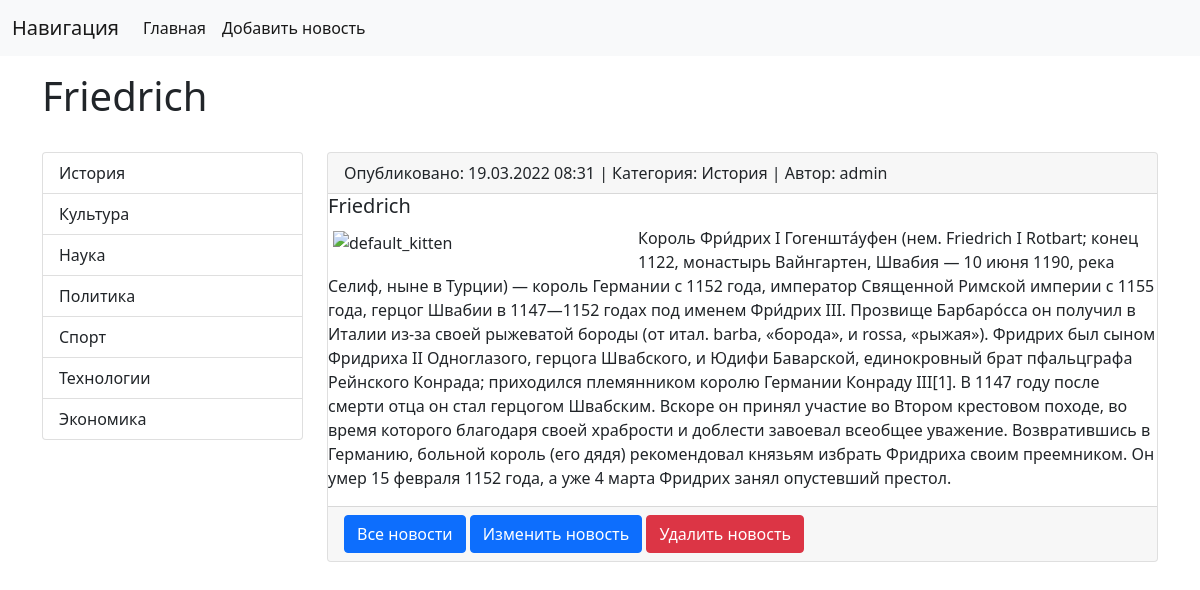
/news/24/, run on the app's committed database.
### news/models.py (models this page shows, shortened)
class News(models.Model):
    title = models.CharField(max_length=128, verbose_name='Наименование')
    content = models.TextField(blank=True, verbose_name='Контент')
    created_at = models.DateTimeField(auto_now_add=True, verbose_name='Дата публикации')
    updated_at = models.DateTimeField(auto_now=True, verbose_name='Обновлено')
    photo = models.ImageField(upload_to='photos/%Y/%m/%d', verbose_name='фото', blank=True)
    category = models.ForeignKey('Category', on_delete=models.PROTECT, null=True, verbose_name='Категория')
    is_published = models.BooleanField(default=True, verbose_name='Опубликовано')
    user = models.ForeignKey(User, verbose_name='Пользователь', on_delete=models.CASCADE)
    class Meta:
        verbose_name = 'Новость'
        verbose_name_plural = 'Новости'
        ordering = ['-created_at']

class Category(models.Model):
    title = models.CharField(max_length=128, db_index=True, verbose_name='Категория')
    def __str__(self):
        return self.title
    class Meta:
        verbose_name = 'Категория'
        verbose_name_plural = 'Категории'
        ordering = ['title']

### news/views.py (the view)
# urls.py: path('<int:pk>/', NewsDetailView.as_view(), name='news_detail'),
class NewsDetailView(BaseMixin, DetailView):
    model = News
    context_object_name = "news"  # переопределяем object-name, по-умолчинию - 'object'

### news/views.py (called while the page is built)
    def get_context_data(self, **kwargs):
        context = super().get_context_data(**kwargs)
        categories = Category.objects.all()
        context['category'] = categories
        return context

### news/templates/news/news_detail.html (shortened to what this page needs)
{% extends 'base.html' %}
{% block sidebar %}
{% include 'inc/_sidebar.html' %}
{% endblock %}
{% block headline %}
    {{ news.title }}
{% endblock %}
{% block context %}
<div class="card mb-3">
    <div class="card-header">
        Опубликовано: {{ news.created_at|date:'d.m.Y H:i' }} | Категория: {{ news.category }} | Автор: {{ news.user }}
    </div>
    <div class="media">
        <h5 class="mt-0">{{ news.title }}</h5>
        <p>
            {% if news.photo %}
                <img src="{{ news.photo.url }}" alt="{{ news.title }} picture"
                    width="300" class="mr-3" align="left" vspace="5" hspace="5">
            {% else %}
                <img src="https://s1.1zoom.me/b5050/4/Cats_Kittens_Ginger_484195_3840x2400.jpg" alt="default_kitten"
                    width="300" class="mr-3"align="left" vspace="5" hspace="5">
            {% endif %}
            {{ news.content }}
        </p>
    </div>
    <div class="card-footer text-muted">
        <a href="{% url 'news_list' %}" class="btn btn-primary">Все новости</a>
        <a href="{% url 'news_update' news.pk %}" class="btn btn-primary">Изменить новость</a>
        <a href="{% url 'news_delete' news.pk %}" class="btn btn-danger">Удалить новость</a>
    </div>
</div>
{% endblock %}

### templates/inc/_sidebar.html
<div class="list-group">
    {% for item in category %}
        <a href="{% url 'category' item.pk %}" class="list-group-item list-group-item-action">{{ item.title }}</a>
    {% endfor %}
</div>

### templates/base.html (style rules this page uses)
a { text-decoration: none; }

### data on the page
News: title "Friedrich", created_at "19.03.2022 08:31", category "История", user "admin", content "Король Фри́дрих I Гогеншта́уфен (нем. Friedrich I Rotbart; конец 1122, монастырь Вайнгартен, Швабия — 10 июня 1190, река Селиф, ныне в Турции) — король Германии с 1152 года, император Священной Римской империи с 1155 года, герцог Швабии в 1147—1152 годах под именем Фри́дрих III. Прозвище Барбаро́сса он получил в Италии из-за своей рыжеватой бороды (от итал. barba, «борода», и rossa, «рыжая»). Фридрих был сыном Фридриха II Одноглазого, герцога Швабского, и Юдифи Баварской, единокровный брат пфальцграфа Рейнского Конрада; приходился племянником королю Германии Конраду III[1]. В 1147 году после смерти отца он стал герцогом Швабским. Вскоре он принял участие во Втором крестовом походе, во время…"
Category: title "История"
Category: title "Культура"
Category: title "Наука"
Category: title "Политика"
Category: title "Спорт"
Category: title "Технологии"
Category: title "Экономика"
